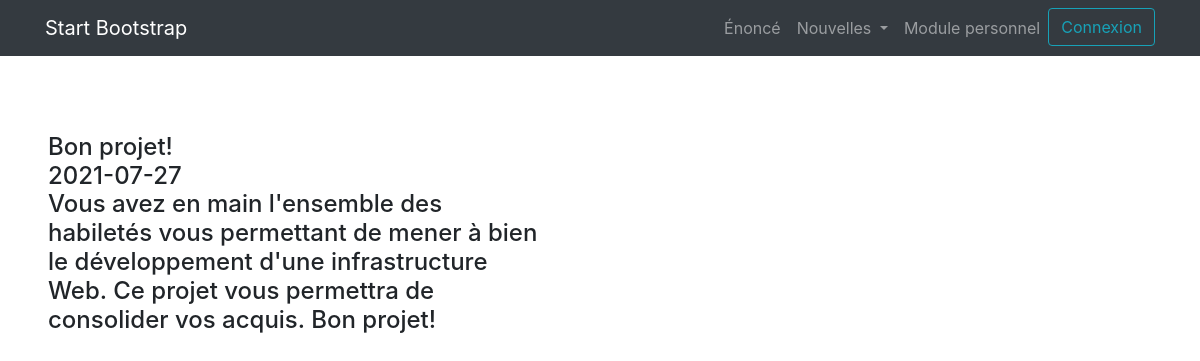
The app's page /nouvelle.php with its own data.
### tables this page shows
CREATE TABLE `nouvelles` (
  `id` int(11) NOT NULL,
  `titre` varchar(50) NOT NULL,
  `description_courte` varchar(125) NOT NULL,
  `description_longue` text NOT NULL,
  `date_nouvelle` date NOT NULL,
  `actif` tinyint(1) NOT NULL,
  `fk_categorie` int(11) NOT NULL
);

### nouvelle.php (the view, shortened to what this page needs)
<?php include_once('include/header.php'); ?>
          <div class="col-lg-6 p-5">
            <h4>
            <?php
              $res = $mysqli->query("SELECT `id`, `titre`, `description_longue`, `date_nouvelle`, `actif` FROM `nouvelles` WHERE id=1
              ");
              while ($row = $res->fetch_assoc()) {
              echo '<br>';
              echo $row["titre"];
              echo '<br>';
              echo $row["date_nouvelle"];
              echo '<br>';
              echo $row["description_longue"];
              }
              ?>
            </h4>
          </div>

### css/modern-business.css (style rules this page uses)
body { padding-top: 56px; }

### records on screen
nouvelles: titre "Bon projet!", date_nouvelle "2021-07-27", description_longue "Vous avez en main l'ensemble des habiletés vous permettant de mener à bien le développement d'une infrastructure Web. Ce projet vous permettra de consolider vos acquis. Bon projet!"
